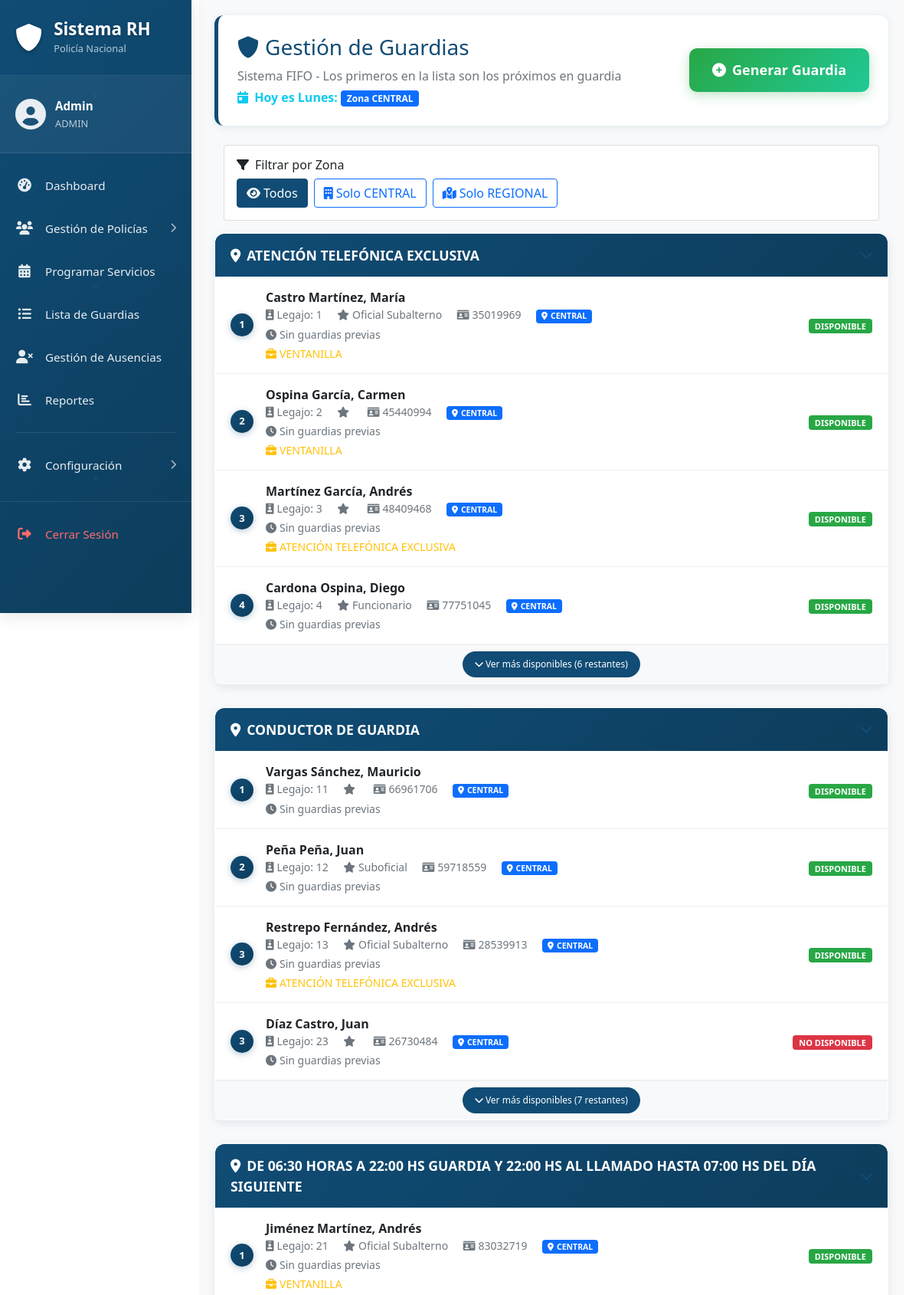
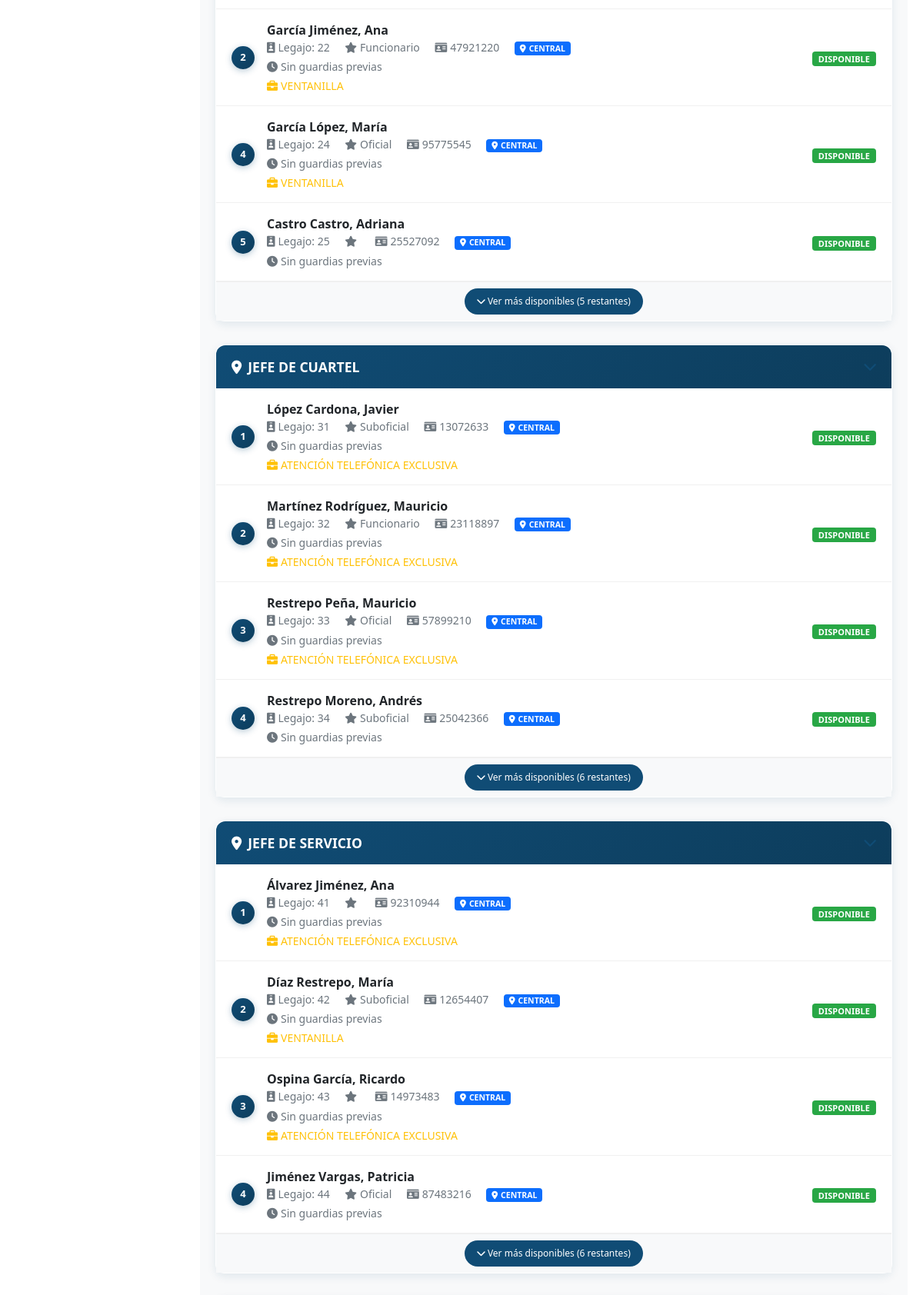
The page /admin/guardias/index.php (signed in, upper part) on the database its author committed (2 pictures, top to bottom).
### tables this page shows
CREATE TABLE `usuarios` (
  `id` int NOT NULL,
  `nombre_usuario` varchar(50) NOT NULL,
  `contraseña` varchar(255) NOT NULL,
  `nombre_completo` varchar(100) DEFAULT NULL,
  `email` varchar(100) DEFAULT NULL,
  `rol` enum('ADMIN') DEFAULT 'ADMIN',
  `activo` tinyint(1) DEFAULT '1',
  `creado_en` timestamp NULL DEFAULT CURRENT_TIMESTAMP,
  `actualizado_en` timestamp NULL DEFAULT CURRENT_TIMESTAMP ON UPDATE CURRENT_TIMESTAMP
);

CREATE TABLE `lugares_guardias` (
  `id` int NOT NULL,
  `nombre` varchar(100) NOT NULL,
  `descripcion` text,
  `direccion` varchar(200) DEFAULT NULL,
  `zona` varchar(50) DEFAULT NULL,
  `activo` tinyint(1) DEFAULT '1',
  `created_at` timestamp NULL DEFAULT CURRENT_TIMESTAMP,
  `updated_at` timestamp NULL DEFAULT CURRENT_TIMESTAMP ON UPDATE CURRENT_TIMESTAMP
);

CREATE TABLE `lista_guardias` (
  `id` int NOT NULL,
  `policia_id` int NOT NULL,
  `posicion` int NOT NULL,
  `ultima_guardia_fecha` date DEFAULT NULL,
  `fecha_disponible` date DEFAULT NULL,
  `created_at` timestamp NULL DEFAULT CURRENT_TIMESTAMP,
  `updated_at` timestamp NULL DEFAULT CURRENT_TIMESTAMP ON UPDATE CURRENT_TIMESTAMP
);

CREATE TABLE `policias` (
  `id` int NOT NULL,
  `legajo` int NOT NULL,
  `nombre` varchar(100) NOT NULL,
  `apellido` varchar(100) NOT NULL,
  `cin` varchar(20) NOT NULL,
  `genero` enum('MASCULINO','FEMENINO') NOT NULL,
  `grado_id` int NOT NULL COMMENT 'Referencia a tipo_grados.id',
  `especialidad_id` int DEFAULT NULL,
  `cargo` varchar(150) DEFAULT NULL,
  `comisionamiento` varchar(200) DEFAULT NULL,
  `telefono` varchar(20) DEFAULT NULL,
  `region_id` int DEFAULT '1',
  `lugar_guardia_id` int DEFAULT NULL,
  `lugar_guardia_reserva_id` int DEFAULT '6' COMMENT 'Siempre ATENCIÓN TELEFÓNICA EXCLUSIVA (ID 6)',
  `observaciones` varchar(500) DEFAULT NULL,
  `activo` tinyint(1) DEFAULT '1',
  `estado` enum('DISPONIBLE','NO DISPONIBLE') DEFAULT 'DISPONIBLE',
  `created_at` timestamp NULL DEFAULT CURRENT_TIMESTAMP,
  `updated_at` timestamp NULL DEFAULT CURRENT_TIMESTAMP ON UPDATE CURRENT_TIMESTAMP
);

### admin/guardias/index.php (the view, shortened to what the rows shown need)
<?php
require_once '../../cnx/db_connect.php';
$lugares_query = "SELECT id, nombre, zona FROM lugares_guardias WHERE activo = 1 ORDER BY nombre";
$lugares_result = $conn->prepare($lugares_query);
$lugares_result->execute();
$filtro_zona = $_GET['zona'] ?? '';
$lugares_filtrados = [];
while ($lugar = $lugares_result->fetch(PDO::FETCH_ASSOC)) {
    if (empty($filtro_zona) || $lugar['zona'] === $filtro_zona) {
        $lugares_filtrados[] = $lugar;
    }
}
function obtenerPoliciasPorLugar($conn, $lugar_id, $limite = 5, $incluir_no_disponibles = false) {
    $condicion_estado = $incluir_no_disponibles ? "" : "AND p.estado = 'DISPONIBLE'";
    $query = "
        SELECT
            vdp.id,
            p.legajo,
            vdp.nombre,
            vdp.apellido,
            vdp.cin,
            vdp.grado,
            lg.posicion,
            lg.ultima_guardia_fecha,
            lg.fecha_disponible,
            p.comisionamiento,
            p.estado,
            vdp.zona,
            CASE
                WHEN p.estado = 'NO DISPONIBLE' THEN 'NO DISPONIBLE (AUSENCIA)'
                WHEN lg.fecha_disponible IS NOT NULL AND lg.fecha_disponible > CURDATE() THEN 'NO DISPONIBLE (15 días)'
                ELSE vdp.disponibilidad
            END as disponibilidad
        FROM lista_guardias lg
        INNER JOIN vista_disponibilidad_policias vdp ON lg.policia_id = vdp.id
        INNER JOIN policias p ON lg.policia_id = p.id
        WHERE p.lugar_guardia_id = ?
            AND p.activo = 1
            $condicion_estado
        ORDER BY
            p.estado DESC,
            lg.posicion ASC,
            p.legajo ASC
        LIMIT " . (int)$limite . "
    ";
    $stmt = $conn->prepare($query);
    $stmt->execute([$lugar_id]);
    return $stmt;
}
?>
<!DOCTYPE html>
<html lang="es">
<head>
    <link href="https://cdn.jsdelivr.net/npm/bootstrap@5.1.3/dist/css/bootstrap.min.css" rel="stylesheet">
    <link href="https://cdnjs.cloudflare.com/ajax/libs/font-awesome/6.0.0/css/all.min.css" rel="stylesheet">
</head>
<body>
    <div class="container-fluid p-0">
        <div class="row g-0">
            <?php include '../inc/sidebar.php'; ?>
            <div class="main-content">
                <div class="page-header">
                    <div class="d-flex justify-content-between align-items-center">
                        <div>
                            <h1 class="h3 mb-2" style="color: var(--primary-color);"><i class="fas fa-shield-alt me-2"></i>Gestión de Guardias</h1>
                        </div>
                    </div>
                </div>
                <div class="guardias-container">
                    <?php if (count($lugares_filtrados) > 0): ?>
                        <?php foreach ($lugares_filtrados as $lugar): ?>
                            <div class="guardia-row">
                                <div class="guardia-card">
                                    <div class="guardia-header" style="cursor: pointer;" onclick="toggleGuardia(<?php echo $lugar['id']; ?>)">
                        <div class="d-flex justify-content-between align-items-center">
                            <span><i class="fas fa-map-marker-alt me-2"></i><?php echo htmlspecialchars($lugar['nombre'] ?? ''); ?></span>
                            <i class="fas fa-chevron-down toggle-icon" id="toggle-icon-<?php echo $lugar['id']; ?>"></i>
                        </div>
                    </div>
                                    <div class="guardia-body" id="guardia-body-<?php echo $lugar['id']; ?>">
                                <?php
                                $policias_disponibles = obtenerPoliciasPorLugar($conn, $lugar['id'], 1000, false);
                                $count = 0;
                                $totalDisponibles = $policias_disponibles->rowCount();
                                ?>
                                <?php if ($policias_disponibles->rowCount() > 0): ?>
                                    <?php while ($policia = $policias_disponibles->fetch(PDO::FETCH_ASSOC)): ?>
                                        <?php
                                        $count++;
                                        $isHidden = $count > 4;
                                        ?>
                                        <div class="policia-item disponible-item <?php echo $isHidden ? 'hidden-policia' : ''; ?>" <?php echo $isHidden ? 'style="display: none;"' : ''; ?>>
                                            <div class="d-flex align-items-center">
                                                <span class="posicion-badge me-3"><?php echo $policia['posicion']; ?></span>
                                                <div class="flex-grow-1">
                                                    <div class="fw-bold">
                                                        <?php echo htmlspecialchars(($policia['apellido'] ?? '') . ', ' . ($policia['nombre'] ?? '')); ?>
                                                    </div>
                                                    <div class="small text-muted">
                                                        <span class="me-3"><i class="fas fa-id-badge me-1"></i>Legajo: <?php echo $policia['legajo']; ?></span>
                                                        <span class="me-3"><i class="fas fa-star me-1"></i><?php echo htmlspecialchars($policia['grado'] ?? ''); ?></span>
                                                        <span class="me-3"><i class="fas fa-id-card me-1"></i><?php echo htmlspecialchars($policia['cin'] ?? ''); ?></span>
                                                        <?php
                                                        $zona_badge_class = 'bg-secondary';
                                                        if ($policia['zona'] === 'CENTRAL') {
                                                            $zona_badge_class = 'bg-primary';
                                                        } elseif ($policia['zona'] === 'REGIONAL') {
                                                            $zona_badge_class = 'bg-success';
                                                        }
                                                        ?>
                                                        <span class="badge <?php echo $zona_badge_class; ?> text-white">
                                                            <i class="fas fa-map-marker-alt me-1"></i><?php echo htmlspecialchars($policia['zona'] ?? 'N/A'); ?>
                                                        </span>
                                                    </div>
                                                    <?php if (!empty($policia['ultima_guardia_fecha'])): ?>
                                                        <div class="small text-info mt-1">
                                                            <i class="fas fa-clock me-1"></i>Última guardia: <?php echo date('d/m/Y', strtotime($policia['ultima_guardia_fecha'])); ?>
                                                        </div>
                                                    <?php else: ?>
                                                        <div class="small text-muted mt-1">
                                                            <i class="fas fa-clock me-1"></i>Sin guardias previas
                                                        </div>
                                                    <?php endif; ?>
                                                    <?php if (!empty($policia['comisionamiento'])): ?>
                                                        <div class="small text-warning mt-1">
                                                            <i class="fas fa-briefcase me-1"></i><?php echo htmlspecialchars($policia['comisionamiento'] ?? ''); ?>
                                                        </div>
                                                    <?php endif; ?>
                                                </div>
                                                <div class="text-end">
                                                    <?php
                                                    $disponibilidad_class = 'disponible';
                                                    if (strpos($policia['disponibilidad'], 'NO DISPONIBLE') !== false) {
                                                        $disponibilidad_class = 'no-disponible';
                                                    }
                                                    ?>
                                                    <span class="badge disponibilidad-badge <?php echo $disponibilidad_class; ?>">
                                                        <?php echo $policia['disponibilidad']; ?>
                                                    </span>
                                                </div>
                                            </div>
                                        </div>
                                    <?php endwhile; ?>
                                    <?php if ($totalDisponibles > 4): ?>
                                        <div class="ver-mas-container text-center py-2">
                                            <button class="btn btn-outline-primary btn-sm ver-mas-btn" onclick="toggleVerMas(<?php echo $lugar['id']; ?>, <?php echo $totalDisponibles; ?>)">
                                                <i class="fas fa-chevron-down"></i> Ver más disponibles (<?php echo $totalDisponibles - 4; ?> restantes)
                                            </button>
                                        </div>
                                    <?php endif; ?>
                                <?php endif; ?>
                                    </div>
                                </div>
                            </div>
                        <?php endforeach; ?>
                    <?php endif; ?>
                </div>
            </div>
        </div>
    </div>
</body>
</html>

### admin/inc/sidebar.php (shortened to what the rows shown need)
<?php
if (isset($_SESSION['usuario_id'])) {
    require_once __DIR__ . '/../../cnx/db_connect.php';
    $stmt = $conn->prepare("SELECT nombre_usuario, rol FROM usuarios WHERE id = ?");
    $stmt->execute([$_SESSION['usuario_id']]);
    $usuario_actual = $stmt->fetch();
}
?>
<div class="col-md-3 col-lg-2 px-0">
    <div class="sidebar modern-sidebar">
        <div class="user-profile">
            <div class="user-info">
                <span class="user-name"><?php echo isset($usuario_actual) ? htmlspecialchars($usuario_actual['nombre_usuario']) : 'Usuario'; ?></span>
                <span class="user-role"><?php echo isset($usuario_actual) ? htmlspecialchars($usuario_actual['rol']) : 'Sistema'; ?></span>
            </div>
        </div>
    </div>
</div>

### rows shown on the page
usuarios: nombre_usuario "Admin", rol "ADMIN"
lugares_guardias: nombre "ATENCIÓN TELEFÓNICA EXCLUSIVA", totalDisponibles "6"
lista_guardias: posicion "1", policia.nombre "Castro Martínez, María", policia.legajo "1", grado "Oficial Subalterno", policia.cin "35019969", zona "CENTRAL", shows "Sin guardias previas", policia.comisionamiento "VENTANILLA", disponibilidad "DISPONIBLE"
lista_guardias: posicion "2", policia.nombre "Ospina García, Carmen", policia.legajo "2", policia.cin "45440994", zona "CENTRAL", shows "Sin guardias previas", policia.comisionamiento "VENTANILLA", disponibilidad "DISPONIBLE"
lista_guardias: posicion "3", policia.nombre "Martínez García, Andrés", policia.legajo "3", policia.cin "48409468", zona "CENTRAL", shows "Sin guardias previas", policia.comisionamiento "ATENCIÓN TELEFÓNICA EXCLUSIVA", disponibilidad "DISPONIBLE"
lista_guardias: posicion "4", policia.nombre "Cardona Ospina, Diego", policia.legajo "4", grado "Funcionario", policia.cin "77751045", zona "CENTRAL", shows "Sin guardias previas", disponibilidad "DISPONIBLE"
lugares_guardias: nombre "CONDUCTOR DE GUARDIA", totalDisponibles "7"
lista_guardias: posicion "1", policia.nombre "Vargas Sánchez, Mauricio", policia.legajo "11", policia.cin "66961706", zona "CENTRAL", shows "Sin guardias previas", disponibilidad "DISPONIBLE"
lista_guardias: posicion "2", policia.nombre "Peña Peña, Juan", policia.legajo "12", grado "Suboficial", policia.cin "59718559", zona "CENTRAL", shows "Sin guardias previas", disponibilidad "DISPONIBLE"
lista_guardias: posicion "3", policia.nombre "Restrepo Fernández, Andrés", policia.legajo "13", grado "Oficial Subalterno", policia.cin "28539913", zona "CENTRAL", shows "Sin guardias previas", policia.comisionamiento "ATENCIÓN TELEFÓNICA EXCLUSIVA", disponibilidad "DISPONIBLE"
lista_guardias: posicion "3", policia.nombre "Díaz Castro, Juan", policia.legajo "23", policia.cin "26730484", zona "CENTRAL", shows "Sin guardias previas", disponibilidad "NO DISPONIBLE"
lugares_guardias: nombre "DE 06:30 HORAS A 22:00 HS GUARDIA Y 22:00 HS AL LLAMADO HASTA 07:00 HS DEL DÍA SIGUIENTE", totalDisponibles "5"
lista_guardias: posicion "1", policia.nombre "Jiménez Martínez, Andrés", policia.legajo "21", grado "Oficial Subalterno", policia.cin "83032719", zona "CENTRAL", shows "Sin guardias previas", policia.comisionamiento "VENTANILLA", disponibilidad "DISPONIBLE"
lista_guardias: posicion "2", policia.nombre "García Jiménez, Ana", policia.legajo "22", grado "Funcionario", policia.cin "47921220", zona "CENTRAL", shows "Sin guardias previas", policia.comisionamiento "VENTANILLA", disponibilidad "DISPONIBLE"
lista_guardias: posicion "4", policia.nombre "García López, María", policia.legajo "24", grado "Oficial", policia.cin "95775545", zona "CENTRAL", shows "Sin guardias previas", policia.comisionamiento "VENTANILLA", disponibilidad "DISPONIBLE"
lista_guardias: posicion "5", policia.nombre "Castro Castro, Adriana", policia.legajo "25", policia.cin "25527092", zona "CENTRAL", shows "Sin guardias previas", disponibilidad "DISPONIBLE"
lugares_guardias: nombre "JEFE DE CUARTEL", totalDisponibles "6"
lista_guardias: posicion "1", policia.nombre "López Cardona, Javier", policia.legajo "31", grado "Suboficial", policia.cin "13072633", zona "CENTRAL", shows "Sin guardias previas", policia.comisionamiento "ATENCIÓN TELEFÓNICA EXCLUSIVA", disponibilidad "DISPONIBLE"
lista_guardias: posicion "2", policia.nombre "Martínez Rodríguez, Mauricio", policia.legajo "32", grado "Funcionario", policia.cin "23118897", zona "CENTRAL", shows "Sin guardias previas", policia.comisionamiento "ATENCIÓN TELEFÓNICA EXCLUSIVA", disponibilidad "DISPONIBLE"
lista_guardias: posicion "3", policia.nombre "Restrepo Peña, Mauricio", policia.legajo "33", grado "Oficial", policia.cin "57899210", zona "CENTRAL", shows "Sin guardias previas", policia.comisionamiento "ATENCIÓN TELEFÓNICA EXCLUSIVA", disponibilidad "DISPONIBLE"
lista_guardias: posicion "4", policia.nombre "Restrepo Moreno, Andrés", policia.legajo "34", grado "Suboficial", policia.cin "25042366", zona "CENTRAL", shows "Sin guardias previas", disponibilidad "DISPONIBLE"
lugares_guardias: nombre "JEFE DE SERVICIO", totalDisponibles "6"
lista_guardias: posicion "1", policia.nombre "Álvarez Jiménez, Ana", policia.legajo "41", policia.cin "92310944", zona "CENTRAL", shows "Sin guardias previas", policia.comisionamiento "ATENCIÓN TELEFÓNICA EXCLUSIVA", disponibilidad "DISPONIBLE"
lista_guardias: posicion "2", policia.nombre "Díaz Restrepo, María", policia.legajo "42", grado "Suboficial", policia.cin "12654407", zona "CENTRAL", shows "Sin guardias previas", policia.comisionamiento "VENTANILLA", disponibilidad "DISPONIBLE"
lista_guardias: posicion "3", policia.nombre "Ospina García, Ricardo", policia.legajo "43", policia.cin "14973483", zona "CENTRAL", shows "Sin guardias previas", policia.comisionamiento "ATENCIÓN TELEFÓNICA EXCLUSIVA", disponibilidad "DISPONIBLE"
lista_guardias: posicion "4", policia.nombre "Jiménez Vargas, Patricia", policia.legajo "44", grado "Oficial", policia.cin "87483216", zona "CENTRAL", shows "Sin guardias previas", disponibilidad "DISPONIBLE"

### other values the page prints
$nombre_dia "Lunes"
$zona_actual "CENTRAL"
